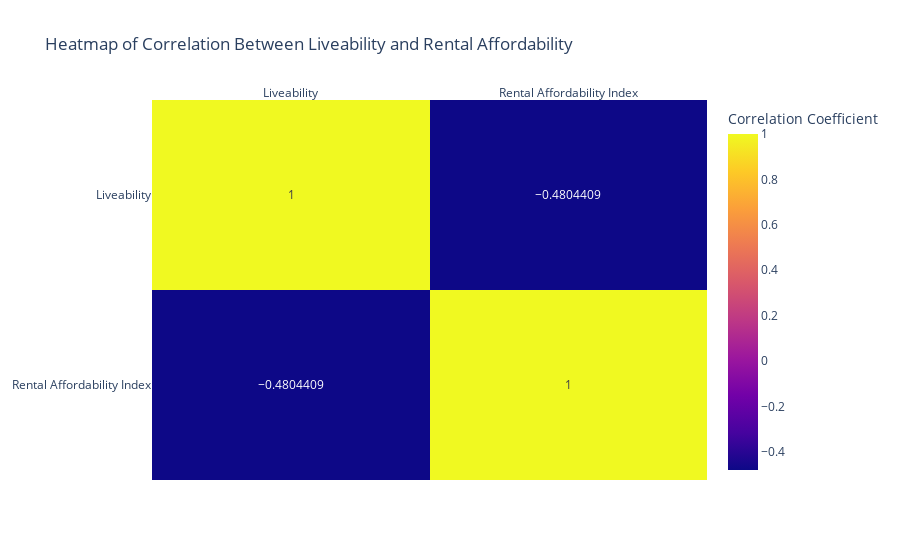

Source (notebook cell):
### Code cell
# Calculate Correlation Matrix
corr_matrix = analysis_df[['percentage', 'rai']].corr()

# Heatmap Visualization of Correlation
fig1 = px.imshow(corr_matrix, text_auto=True, aspect="auto", labels=dict(color="Correlation Coefficient"),
                 x=['Liveability', 'Rental Affordability Index'],
                 y=['Liveability', 'Rental Affordability Index'],
                 title='Heatmap of Correlation Between Liveability and Rental Affordability')
fig1.update_xaxes(side="top")

### Figure 1 — Plotly figure (JSON) as saved in the notebook; plotly's stock layout.template omitted (floating-point values rounded to 4 significant figures)
{"data": [{"coloraxis": "coloraxis", "hovertemplate": "x: %{x}<br>y: %{y}<br>Correlation Coefficient: %{z}<extra></extra>", "name": "0", "texttemplate": "%{z}", "type": "heatmap", "x": ["Liveability", "Rental Affordability Index"], "xaxis": "x", "y": ["Liveability", "Rental Affordability Index"], "yaxis": "y", "z": [[1, -0.4804], [-0.4804, 1]]}], "layout": {"coloraxis": {"colorbar": {"title": {"text": "Correlation Coefficient"}}, "colorscale": [[0, "#0d0887"], [0.1111, "#46039f"], [0.2222, "#7201a8"], [0.3333, "#9c179e"], [0.4444, "#bd3786"], [0.5556, "#d8576b"], [0.6667, "#ed7953"], [0.7778, "#fb9f3a"], [0.8889, "#fdca26"], [1, "#f0f921"]]}, "title": {"text": "Heatmap of Correlation Between Liveability and Rental Affordability"}, "xaxis": {"anchor": "y", "domain": [0, 1], "side": "top"}, "yaxis": {"anchor": "x", "autorange": "reversed", "domain": [0, 1]}}}
